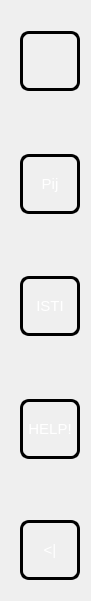
  <widget class="QGroupBox" name="groupBox">
   <property name="geometry">
    <rect>
     <x>10</x>
     <y>60</y>
     <width>91</width>
     <height>601</height>
    </rect>
   </property>
   <property name="styleSheet">
    <string notr="true">QGroupBox
{
border:0px solid;
}</string>
   </property>
   <property name="title">
    <string/>
   </property>
   <widget class="QPushButton" name="B4">
    <property name="geometry">
     <rect>
      <x>20</x>
      <y>520</y>
      <width>60</width>
      <height>60</height>
     </rect>
    </property>
    <property name="styleSheet">
     <string notr="true">QPushButton
{ 
color: white;
font-size: 15px;
font-style=quot;
background: qradialgradient(cx:0.3, cy:-0.4, fx:0.3dbd, fy:-0.4,radius: 1.35,
stop: 0 #696969, stop: 1 #808080);
border:3px solid black;
border-radius: 9px;
}</string>
    </property>
    <property name="text">
     <string>&lt;|</string>
    </property>
   </widget>
   <widget class="QPushButton" name="B1">
    <property name="geometry">
     <rect>
      <x>20</x>
      <y>154</y>
      <width>60</width>
      <height>60</height>
     </rect>
    </property>
    <property name="styleSheet">
     <string notr="true">QPushButton
{ 
color: white;
font-size: 15px;
font-style=quot;
background: qradialgradient(cx:0.3, cy:-0.4, fx:0.3dbd, fy:-0.4,radius: 1.35,
stop: 0 #696969, stop: 1 #808080);
border:3px solid black;
border-radius: 9px;
}</string>
    </property>
    <property name="text">
     <string>Pij</string>
    </property>
   </widget>
   <widget class="QPushButton" name="B0">
    <property name="geometry">
     <rect>
      <x>20</x>
      <y>31</y>
      <width>60</width>
      <height>60</height>
     </rect>
    </property>
    <property name="styleSheet">
     <string notr="true">QPushButton
{ 
color: white;
font-size: 15px;
font-style=quot;
background: qradialgradient(cx:0.3, cy:-0.4, fx:0.3dbd, fy:-0.4,radius: 1.35,
stop: 0 #696969, stop: 1 #808080);
border:3px solid black;
border-radius: 9px;
}</string>
    </property>
    <property name="text">
     <string/>
    </property>
    <property name="icon">
     <iconset resource="qrc.qrc">
      <normaloff>:/new/pixmap/pixmap/strart.png</normaloff>:/new/pixmap/pixmap/strart.png</iconset>
    </property>
    <property name="iconSize">
     <size>
      <width>40</width>
      <height>55</height>
     </size>
    </property>
   </widget>
   <widget class="QPushButton" name="B3">
    <property name="geometry">
     <rect>
      <x>20</x>
      <y>276</y>
      <width>60</width>
      <height>60</height>
     </rect>
    </property>
    <property name="styleSheet">
     <string notr="true">QPushButton
{ 
color: white;
font-size: 15px;
font-style=quot;
background: qradialgradient(cx:0.3, cy:-0.4, fx:0.3dbd, fy:-0.4,radius: 1.35,
stop: 0 #696969, stop: 1 #808080);
border:3px solid black;
border-radius: 9px;
}</string>
    </property>
    <property name="text">
     <string>ISTI</string>
    </property>
   </widget>
   <widget class="QPushButton" name="B5">
    <property name="geometry">
     <rect>
      <x>20</x>
      <y>399</y>
      <width>60</width>
      <height>60</height>
     </rect>
    </property>
    <property name="styleSheet">
     <string notr="true">QPushButton
{ 
color: white;
font-size: 15px;
font-style=quot;
background: qradialgradient(cx:0.3, cy:-0.4, fx:0.3dbd, fy:-0.4,radius: 1.35,
stop: 0 #696969, stop: 1 #808080);
border:3px solid black;
border-radius: 9px;
}</string>
    </property>
    <property name="text">
     <string>HELP!</string>
    </property>
   </widget>
   <zorder>B3</zorder>
   <zorder>B5</zorder>
   <zorder>B4</zorder>
   <zorder>B1</zorder>
   <zorder>B0</zorder>
  </widget>
